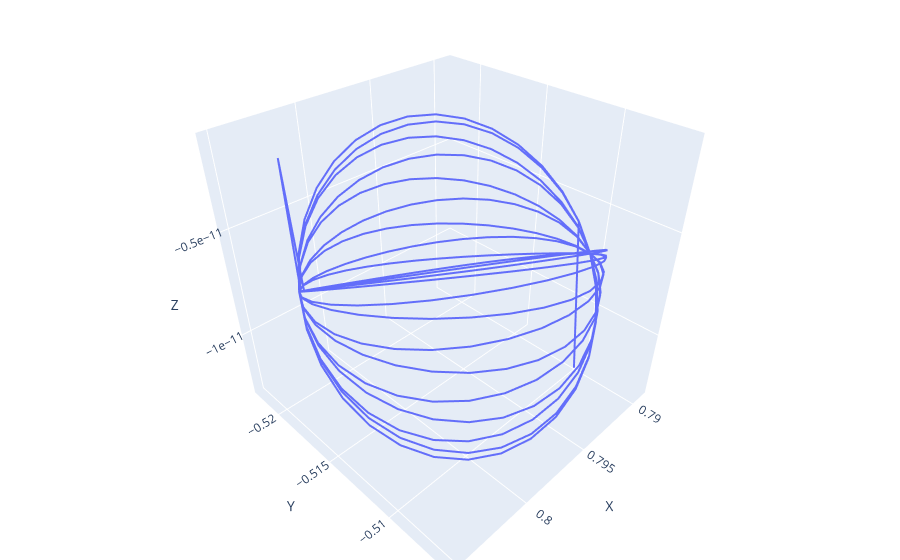

The notebook cell this image was saved under:
### Code cell
# now we plot the data for all of the optimal bands
# Define the number of rows and columns based on your requirements
rows = 1
cols = 1
nmax = 2

subplot_titles = [(f'n = {2*i + 1} twists') for i in range(1, nmax)]

fig = sp.make_subplots(
    rows=rows, cols=cols,
    subplot_titles=subplot_titles,
    specs=[[{'type': 'scatter3d'} for col in range(cols)] for row in range(rows)],
    vertical_spacing=0.01,  # Adjust vertical spacing between subplots
    horizontal_spacing=0.01  # Adjust horizontal spacing between subplots
)
global n
for i in range(1,nmax):
    # for eversion, we use time like parameter t
    print(f"index for the optimal band is {ind_opt[i-1]}")
    ind = 5
    numArray = numData[ind_opt[ind-1]-1]
    n = 2*ind+1
    N = int(math.floor((len(numArray) - 3) / 3))
    N1 = N - 1
    h = 1 / N
    print(f"number of points is {N}")

    data_t0(1, N, numArray)  # initializing data at time t0
    path_rx, path_ry, path_rz, path_bx, path_by, path_bz = path_eversion()
    
    # filter out erroneous points
    path_rx, path_ry, path_rz = filter_data(path_rx, path_ry, path_rz, threshold=0.9)
     
    legend_label = f'n = {2*i + 1}'  # Create the legend label
    trace = plot3D(path_rx, path_ry, path_rz, legend_label)  # Pass the legend label
    fig.add_trace(trace, row=((i-1)//cols) + 1, col=((i-1)%cols) + 1)

    # Update layout for scientific notation and display the plot
scene_config = {}

# Loop through each subplot and create a scene configuration for it
for i in range(1, rows * cols + 1):
    scene_key = f'scene{i}'
    scene_config[scene_key] = dict(
        xaxis_title='X',
        xaxis_exponentformat='e',
        yaxis_title='Y',
        yaxis_exponentformat='e',
        zaxis_title='Z',
        zaxis_exponentformat='e'
    )

# Update layout with the scene configurations
fig.update_layout(**scene_config)

# Reduce margin around the plot
fig.update_layout(margin=dict(l=0, r=0, b=0, t=0))

# Display the plot
fig.show()

### Figure 1 — Plotly figure (JSON) as saved in the notebook; plotly's stock layout.template omitted (floating-point values rounded to 4 significant figures; data arrays with more than 128 entries replaced by an {"elided": "..."} marker saying what was removed)
{"data": [{"line": {"width": 4}, "mode": "lines", "name": "n = 3", "scene": "scene", "type": "scatter3d", "x": {"elided": "328 float values"}, "y": {"elided": "328 float values"}, "z": {"elided": "328 float values"}}], "layout": {"annotations": [{"font": {"size": 16}, "showarrow": false, "text": "n = 3 twists", "x": 0.5, "xanchor": "center", "xref": "paper", "y": 1, "yanchor": "bottom", "yref": "paper"}], "margin": {"b": 0, "l": 0, "r": 0, "t": 0}, "scene": {"domain": {"x": [0, 1], "y": [0, 1]}, "xaxis": {"exponentformat": "e", "title": {"text": "X"}}, "yaxis": {"exponentformat": "e", "title": {"text": "Y"}}, "zaxis": {"exponentformat": "e", "title": {"text": "Z"}}}}}
